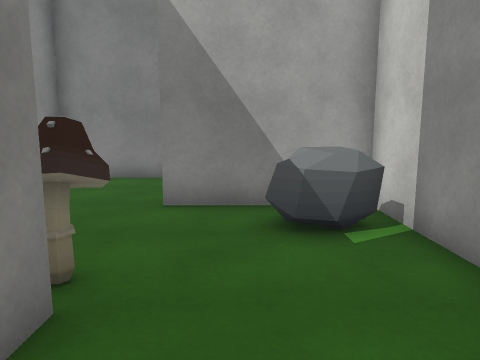
[1] (above)

16 first-person views from a walk through a Unity game level. The camera is 1.4 m above the floor, tilts 8° down and sees 70° across. The floor is counted in squares, 1 m on a side. Each view is taken from the middle of a square. On the plan, view 1 faces up. The plan holds only what a view shows up to about 15 squares ahead; the rest is blank. The player is left out. Some surface patterns are stand-ins.

[2]
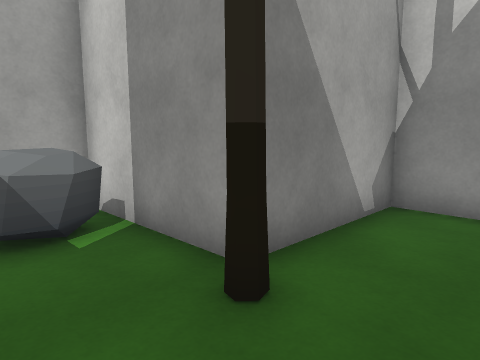

[3]
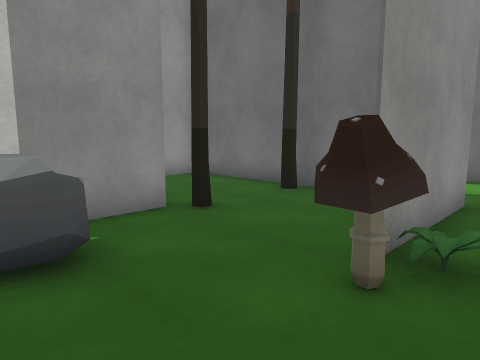

[4]
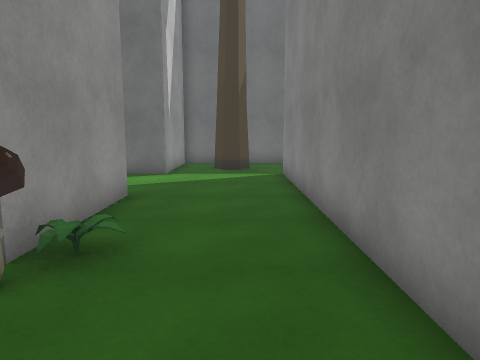

[5]
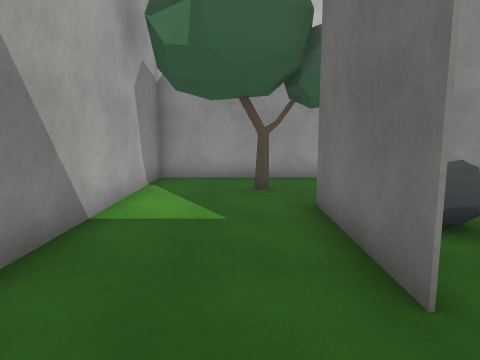

[6]
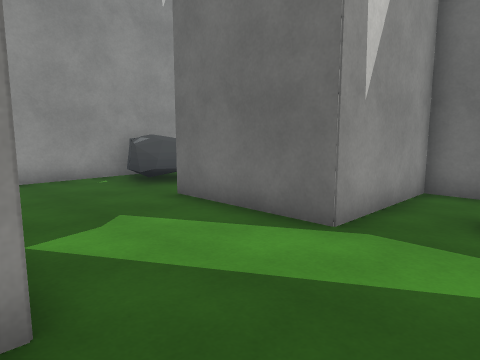

[7]
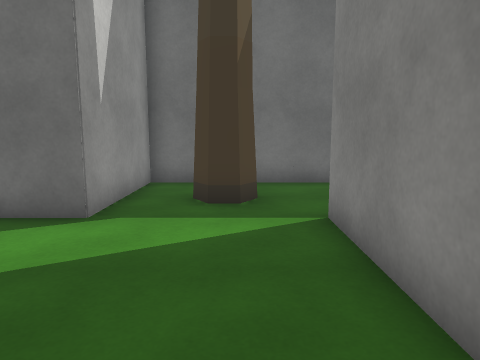

[8]
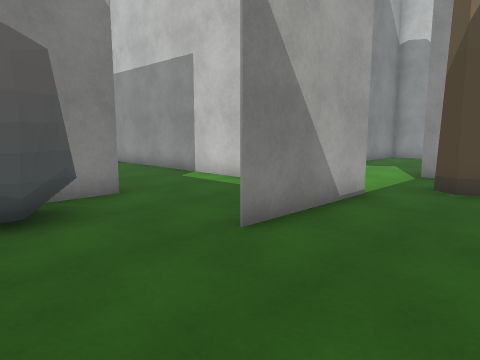

[9]
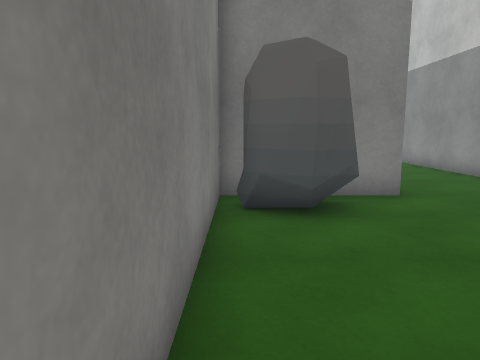

[10]
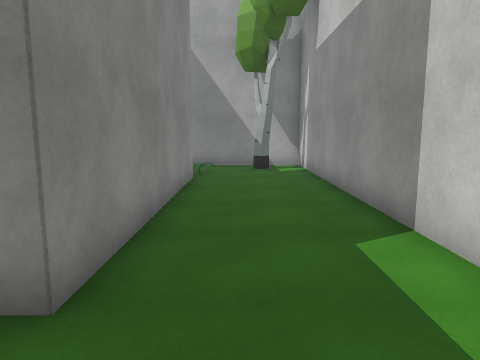

[11]
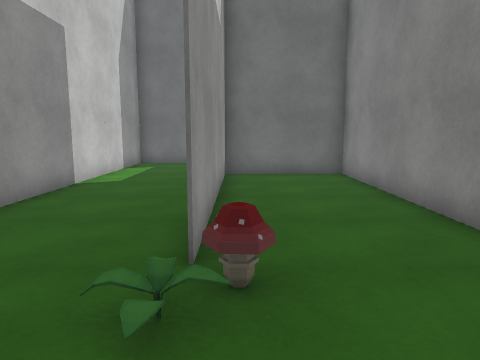

[12]
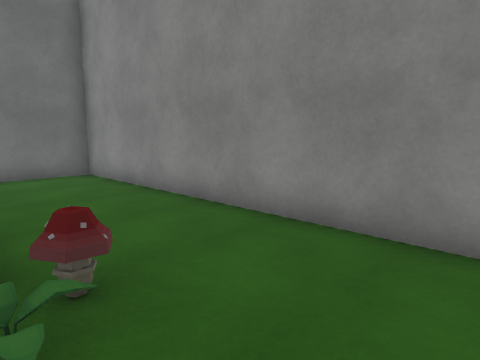

[13]
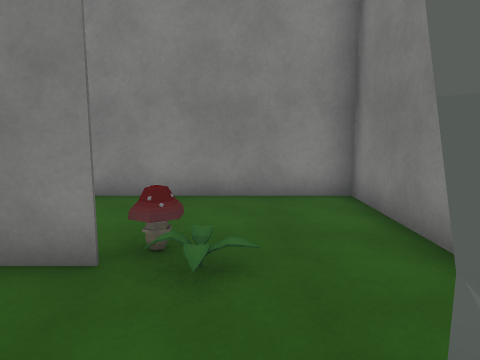

[14]
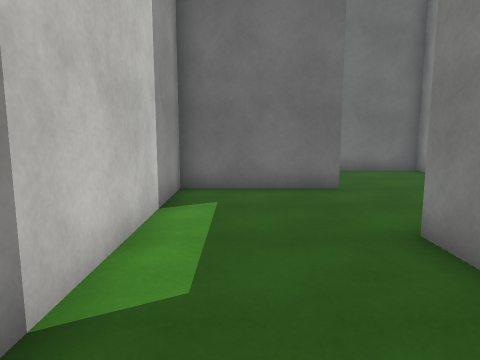

[15]
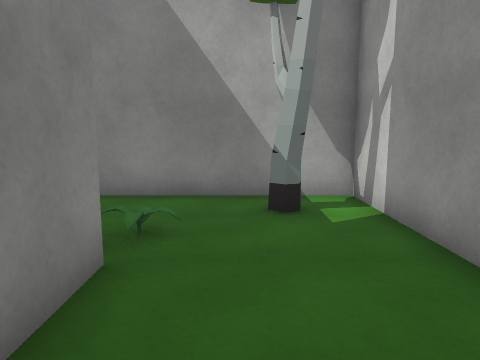

[16]
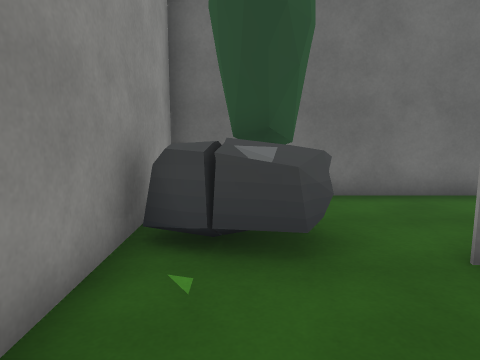

### Floor plan
Ten units are one square. View 1 is at (0, 0); x grows to the right and y downward. Boxes are objects, and circles mark ways between rooms. Rooms are numbered by the first view taken in them; rooms with no view inside come last. Other rooms are left out.
<svg viewBox="-140 -110 210 210">
<path fill="none" stroke="#000" d="M10 15 60 15M65 12 65 -25 25 -25M-14 -25 -14 -19M-55 -41 -55 55 -95 55 -55 55 -55 -105M-15 16 -15 -25M-95 10 -95 -65 -95 15 -106 15M25 -25 25 -58M-105 15 -95 15M15 -65 -15 -65 5 -65M-70 -86 -76 -91M-40 75 -43 71 -40 66 -34 66 -30 72M-69 -92 -69 -89 -73 -88M-24 -105 -135 -105 -135 15M-29 95 -15 95 -15 55 26 55M-135 39 -135 95 -106 95M-66 95 -44 95M65 -55 65 -105 -6 -105M40 79 45 75 52 78M50 95 65 95 65 31M-2 95 50 95"/>
<rect x="-135" y="15" width="30" height="20" fill="#bbb"><title>rock</title></rect>
<rect x="-105" y="-75" width="10" height="10" fill="#bbb"><title>mushroom</title></rect>
<rect x="-95" y="-85" width="10" height="10" fill="#bbb"><title>plant</title></rect>
<rect x="-25" y="-25" width="10" height="10" fill="#bbb"><title>plant</title></rect>
<rect x="-25" y="-35" width="10" height="10" fill="#bbb"><title>mushroom</title></rect>
<rect x="5" y="-65" width="20" height="20" fill="#bbb"><title>rock</title></rect>
<rect x="35" y="55" width="30" height="20" fill="#bbb"><title>rock</title></rect>
<rect x="35" y="-85" width="10" height="20" fill="#bbb"><title>other object</title></rect>
<circle cx="5" cy="-20" r="3" fill="#2a7"/>
<circle cx="30" cy="63" r="3" fill="#2a7"/>
<text x="30" y="-10">1</text>
<text x="-40" y="-10">2</text>
<text x="20" y="80">3</text>
</svg>
Room 1 opens to room 2. Room 2 opens to room 3.

Where each view was taken, in squares from view 1:
view 1: 0 up, 0 right, facing up
view 2: 0 up, 0 right, facing up-right
view 3: 6 up, 3 left, facing down-right
view 4: 6 up, 4 left, facing down
view 5: 8 up, 4 left, facing right
view 6: 1 down, 4 left, facing down-right
view 7: 0 up, 4 left, facing down
view 8: 9 down, 13 left, facing up-right
view 9: 9 down, 13 left, facing up
view 10: 4 down, 8 left, facing up
view 11: 10 up, 10 left, facing down
view 12: 10 up, 9 left, facing down-left
view 13: 8 up, 6 left, facing left
view 14: 3 up, 7 left, facing down
view 15: 3 up, 8 left, facing up
view 16: 2 down, 5 right, facing down
